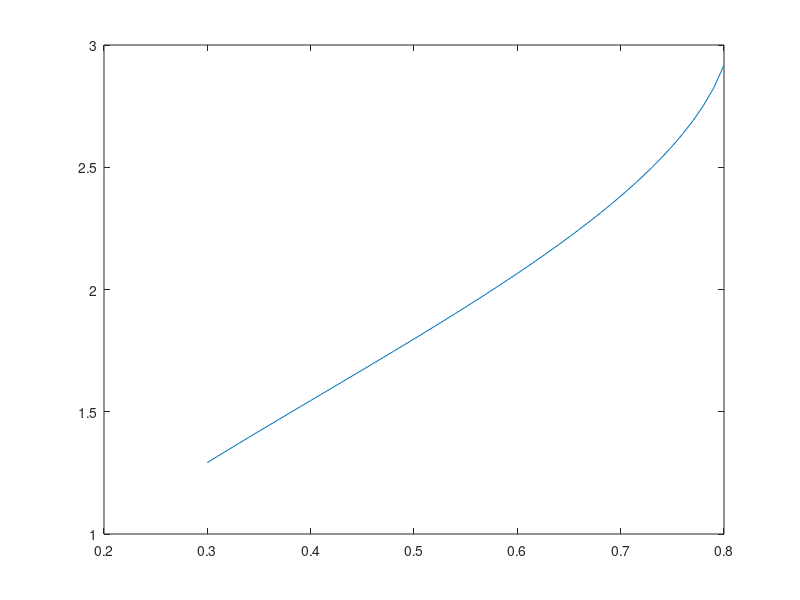

MATLAB code for this plot:
%% Opdracht 5
%
% Hieronder is code gegeven waarmee je de afstanden tussen enkel en heup 
% genereert tijdens een kniestrekking. 
% Bepaal met behulp van een while/for-lus de kniehoek tijdens deze 
% beweging. 
% De kniehoek zet je in een variabele met de naam kniehoek.
%
% Gebruik de cosinusregel hiervoor:
%           c^2 = a^2 + b^2 - 2*a*b*cos(phi).
%                     _
%                   _/ \
%                 _/ phi\
%               _/       \
%           b _/          \ a
%           _/             \
%        _/                 \
%       /                    \
%       --------------------- 
%                   c
%
% Bedenk zelf wat de relatie is tussen a/b/c/phi in de formule en 
% L1/L2/L3/kniehoek.
%
% Plot de kniehoek tegen de bijbehorende enkel-heup afstand (x-as).

close all
% lengte onderbeen (knie-enkel):
L1 = 0.4;
% lengte bovenbeen (heup-knie):
L2 = 0.5;
% afstand tussen enkel en heup tijdens kniestrekking
L3 = 0.3:0.01:0.8;

kniehoek = zeros(size(L3));
for i = 1:size(L3,2)
    cosw = (L1^2+L2^2-L3(i))/(2*L1*L2);
    kniehoek(i) = acos(cosw);
end    
plot(L3,kniehoek)
